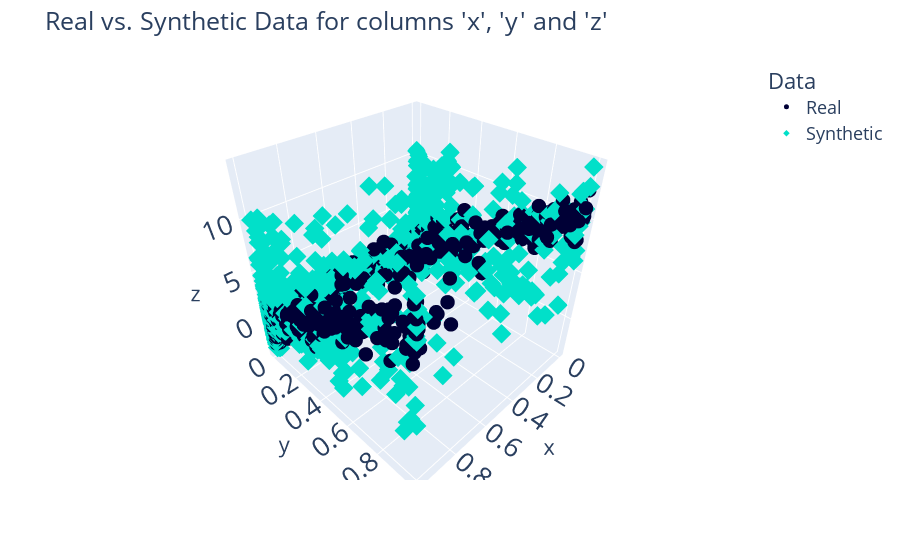

This figure's notebook cell:
### Markdown cell above
Then we can fit the data and sample from it

### Code cell
from copulas.multivariate import GaussianMultivariate
from copulas.visualization import compare_3d

copula = GaussianMultivariate()
copula.fit(real_data)

synthetic_data = copula.sample(len(real_data))

compare_3d(real_data, synthetic_data)

### Figure 1 — Plotly figure (JSON) as saved in the notebook; plotly's stock layout.template omitted (floating-point values rounded to 4 significant figures; data arrays with more than 128 entries replaced by an {"elided": "..."} marker saying what was removed)
{"data": [{"hovertemplate": "Data=Real<br>x=%{x}<br>y=%{y}<br>z=%{z}<extra></extra>", "legendgroup": "Real", "marker": {"color": "#000036", "size": 5, "symbol": "circle"}, "mode": "markers", "name": "Real", "scene": "scene", "showlegend": true, "type": "scatter3d", "x": {"elided": "1000 float values"}, "y": {"elided": "1000 float values"}, "z": {"elided": "1000 float values"}}, {"hovertemplate": "Data=Synthetic<br>x=%{x}<br>y=%{y}<br>z=%{z}<extra></extra>", "legendgroup": "Synthetic", "marker": {"color": "#01E0C9", "size": 5, "symbol": "diamond"}, "mode": "markers", "name": "Synthetic", "scene": "scene", "showlegend": true, "type": "scatter3d", "x": {"elided": "1000 float values"}, "y": {"elided": "1000 float values"}, "z": {"elided": "1000 float values"}}], "layout": {"font": {"size": 18}, "legend": {"title": {"text": "Data"}, "tracegroupgap": 0}, "margin": {"t": 60}, "plot_bgcolor": "#F5F5F8", "scene": {"domain": {"x": [0, 1], "y": [0, 1]}, "xaxis": {"title": {"text": "x"}}, "yaxis": {"title": {"text": "y"}}, "zaxis": {"title": {"text": "z"}}}, "showlegend": true, "title": {"text": "Real vs. Synthetic Data for columns 'x', 'y' and 'z'"}}}
